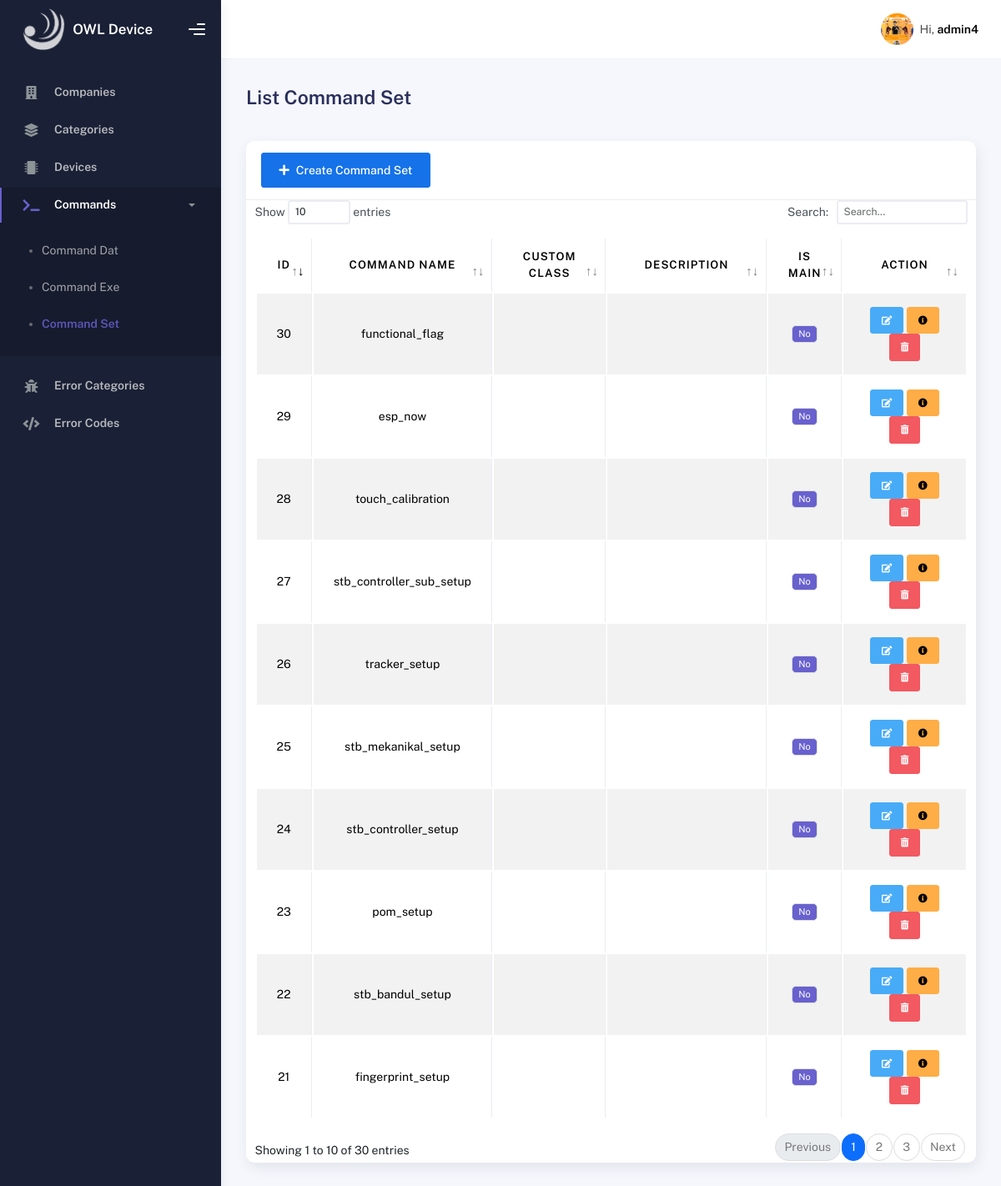
/admin/command/set/list.php (signed in), run on the app's committed database.
### tables this page shows
CREATE TABLE `device_command` (
  `command_id` int(11) NOT NULL,
  `company_code` int(11) DEFAULT NULL,
  `command_type` enum('set','exe','dat') NOT NULL,
  `command_code` int(11) DEFAULT NULL,
  `command_name` varchar(60) DEFAULT NULL,
  `description` varchar(255) DEFAULT NULL,
  `is_main` tinyint(1) DEFAULT NULL,
  `custom_class` varchar(255) DEFAULT NULL,
  `updated_by` int(11) DEFAULT NULL,
  `is_deleted` tinyint(1) NOT NULL
);

### admin/command/set/list.php (the view, shortened to what this page needs)
<?php
include '../../../connection.php';
$company_code = $_SESSION['company_code'];
$stmt = $conn->prepare("SELECT * FROM device_command WHERE company_code = ? AND command_type = 'set' AND is_deleted = 0 ORDER BY command_code DESC");
$stmt->bind_param("i", $company_code);
$stmt->execute();
$result = $stmt->get_result();
?>
<!DOCTYPE html>
<html lang="en">
<head>
    <link rel="stylesheet" href="assets/css/bootstrap.min.css">
    <link rel="stylesheet" href="assets/css/plugins.min.css">
    <link rel="stylesheet" href="assets/css/kaiadmin.min.css">
</head>
<body>
    <div class="wrapper">
        <?php $rootPath = $_SERVER['DOCUMENT_ROOT'];
        include $rootPath . "/owl_device/includes/sidebar.php"; ?>
        <div class="main-panel">
            <?php $rootPath = $_SERVER['DOCUMENT_ROOT'];
            include $rootPath . "/owl_device/includes/navbar.php"; ?>
            <div class="container">
                <div class="page-inner">
                    <div class="d-flex align-items-left align-items-md-center flex-column flex-md-row pt-2 pb-4">
                        <div>
                            <h3 class="fw-bold mb-3">List Command Set</h3>
                        </div>
                    </div>
                    <div class="row">
                        <div class="col-md-12">
                            <div class="card card-round">
                                <div class="card-header align-center">
                                    <a href="admin/command/set/create">
                                        <button type="button" class="btn btn-primary btn-block px-4 py-2.8">
                                            <i class="fas fa-plus" style="margin-right: 8px;"></i>Create Command
                                            Set
                                        </button>
                                    </a>
                                </div>
                                <div class="card-body p-0">
                                    <div class="table-responsive card-padding">
                                        <table id="tableCommandSet"
                                            class="table table order-list table-striped table-bordered">
                                            <thead>
                                                <tr>
                                                    <th class="text-center lebar-kolom1">Id</th>
                                                    <th class="text-center lebar-kolom2">Command Name</th>
                                                    <th class="text-center lebar-kolom3">Custom Class</th>
                                                    <th class="text-center lebar-kolom4">Description</th>
                                                    <th class="text-center lebar-kolom5">Is Main</th>
                                                    <th class="text-center lebar-kolom6">Action</th>
                                                </tr>
                                            </thead>
                                            <tbody>
                                                <?php
                                                if ($result->num_rows > 0) {
                                                    while ($row = mysqli_fetch_assoc($result)) {
                                                        ?>
                                                        <tr>
                                                            <td class="text-center"><?php echo $row['command_code']; ?>
                                                            </td>
                                                            <td class="text-center"><?php echo $row['command_name']; ?>
                                                            </td>
                                                            <td class="text-center"><?php echo $row['custom_class']; ?>
                                                            </td>
                                                            <td class="text-center"><?php echo $row['description']; ?></td>
                                                            <td class="text-center">
                                                                <?php echo $row['is_main'] ? '<span class="badge bg-success">Yes</span>' : '<span class="badge bg-secondary">No</span>'; ?>
                                                            </td>
                                                            <td class="text-center">
                                                                <a href="admin/command/set/edit?command_id=<?php echo $row['command_id']; ?>"
                                                                    class="btn btn-info btn-sm">
                                                                    <i class="fas fa-edit"></i>
                                                                </a>
                                                                <a href="admin/command/set/detail/list?command_id=<?php echo $row['command_id']; ?>"
                                                                    class="btn btn-warning btn-sm">
                                                                    <i class="fas fa-info-circle"></i>
                                                                </a>
                                                                <button class="btn btn-danger btn-sm soft-delete-btn"
                                                                    data-id="<?php echo $row['command_id']; ?>">
                                                                    <i class="fas fa-trash-alt"></i>
                                                                </button>
                                                            </td>
                                                        </tr>
                                                        <?php
                                                    }
                                                }
                                                ?>
                                            </tbody>
                                        </table>
                                    </div>
                                </div>
                            </div>
                        </div>
                    </div>
                </div>
            </div>
        </div>
    </div>
</body>
</html>

### admin/command/set/list.php (style rules this page uses)
.lebar-kolom1 { width: 4%; }
.lebar-kolom2 { width: 20%; }
.lebar-kolom3 { width: 20%; }
.lebar-kolom4 { width: 30%; }
.lebar-kolom5 { width: 1%; }
.lebar-kolom6 { width: 25%; }

### data on the page
device_command: command_code "30", command_name "functional_flag", is_main "No"
device_command: command_code "29", command_name "esp_now", is_main "No"
device_command: command_code "28", command_name "touch_calibration", is_main "No"
device_command: command_code "27", command_name "stb_controller_sub_setup", is_main "No"
device_command: command_code "26", command_name "tracker_setup", is_main "No"
device_command: command_code "25", command_name "stb_mekanikal_setup", is_main "No"
device_command: command_code "24", command_name "stb_controller_setup", is_main "No"
device_command: command_code "23", command_name "pom_setup", is_main "No"
device_command: command_code "22", command_name "stb_bandul_setup", is_main "No"
device_command: command_code "21", command_name "fingerprint_setup", is_main "No"

### other printed values
$user_name "admin4"
